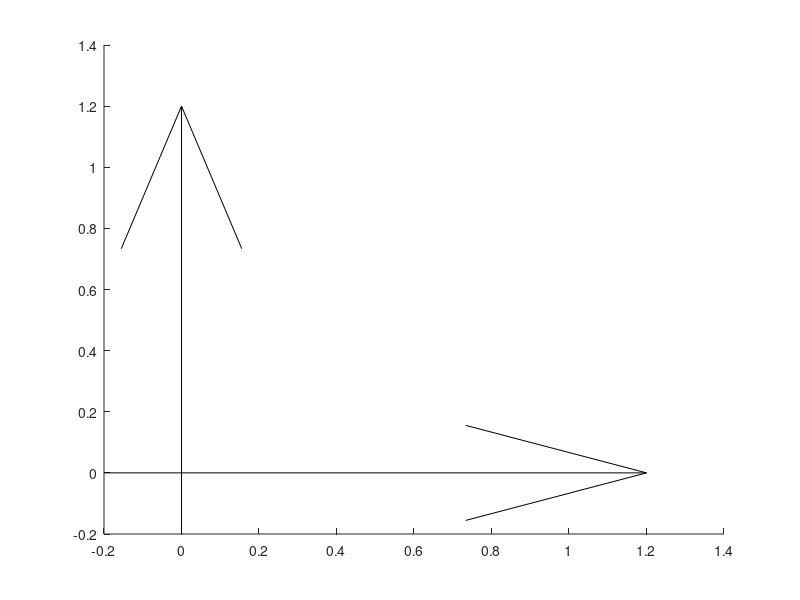

Recreate this plot in MATLAB.
function [xl,yl]=xyaxis(xl, yl, x_ogn, y_ogn)

if ~exist('x_ogn','var')
  x_ogn=0;
end

if ~exist('y_ogn','var')
  y_ogn=0;
end


hm = 0.2;
vm = 0.2;

if ~exist('xl','var')
  xl=xlim;
  width=diff(xl);
  xl=xl + width*[-hm hm];
  width=width*(1+2*hm);
else
  width=diff(xl);
end

if ~exist('yl','var')
  yl=ylim;
  height=diff(yl);
  yl=yl + height*[-vm vm];
  height=height*(1+2*vm);
else
  height=diff(yl);
end

hold on;
h=quiver([xl(1),x_ogn],[y_ogn,yl(1)],[width,0],[0,height],0);
set(h,'color','black');